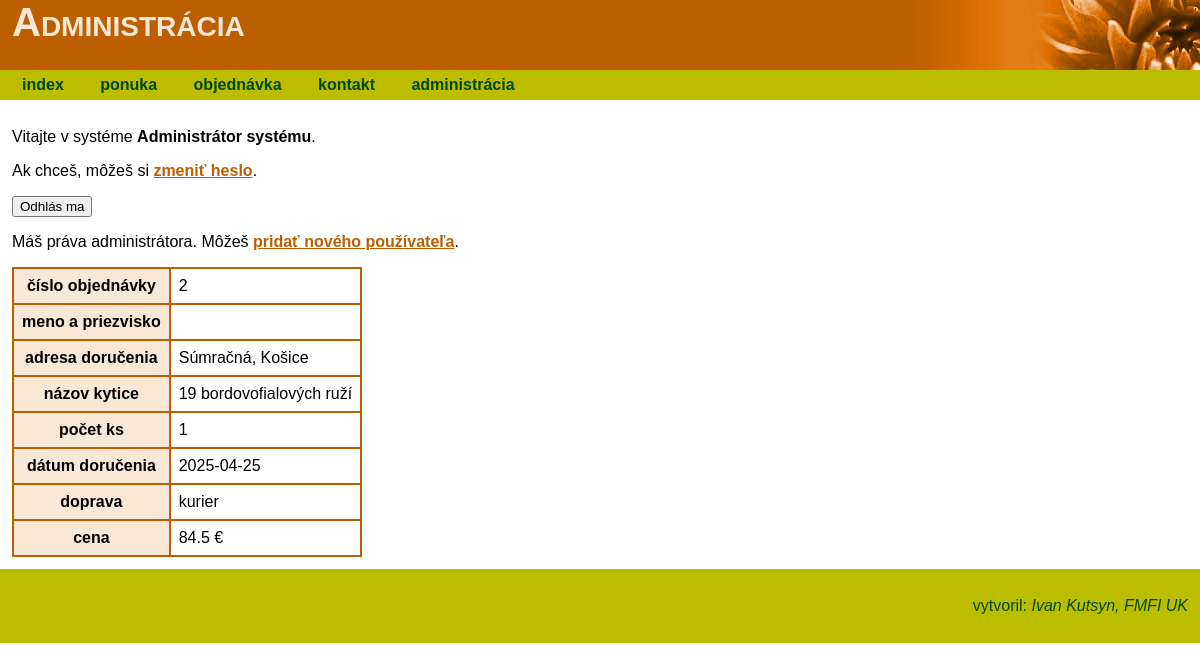
Page /uloha-09-zdroj/administracia.php?kod=2 (signed in) on the committed database.
### tables this page shows
CREATE TABLE `kvety_objednavky` (
  `id` int(11) NOT NULL,
  `uid` smallint(6) NOT NULL,
  `adresa` text NOT NULL,
  `kytica` smallint(6) NOT NULL,
  `pocet` tinyint(4) NOT NULL,
  `doprava` varchar(10) NOT NULL,
  `datum` date NOT NULL,
  `cena_spolu` float NOT NULL
);

CREATE TABLE `kvety_tovar` (
  `kod` smallint(6) NOT NULL,
  `nazov` varchar(100) NOT NULL,
  `popis` text NOT NULL,
  `cena` float NOT NULL,
  `na_sklade` smallint(6) NOT NULL
);

### uloha-09-zdroj/funkcie.php (the view, shortened to what this page needs)
<?php
function hlavicka($nadpis) {
?>
<!DOCTYPE html>
<html lang="sk">
<head>
<link href="styly.css" rel="stylesheet">
</head>
<body>
<header>
<h1><?php echo $nadpis; ?></h1>
</header>
<?php
}
?>
<?php
function vypis_objednavku($mysqli, $id) {
	if (!$mysqli->connect_errno) {
		$id = $mysqli->real_escape_string($id);
		$sql = "SELECT * FROM kvety_objednavky, kvety_tovar WHERE kvety_objednavky.kytica = kvety_tovar.kod AND kvety_objednavky.id='$id'";
		if (($result = $mysqli->query($sql)) && ($row = $result->fetch_assoc()) ) {
			echo '<table>';
			echo "<tr><th>číslo objednávky</th><td>{$row['id']}</td></tr>\n";
			echo "<tr><th>meno a priezvisko</th><td>{$row['meno']}</td></tr>\n";
			echo "<tr><th>adresa doručenia</th><td>{$row['adresa']}</td></tr>\n";
			echo "<tr><th>názov kytice</th><td>{$row['nazov']}</td></tr>\n";
			echo "<tr><th>počet ks</th><td>{$row['pocet']}</td></tr>\n";
			echo "<tr><th>dátum doručenia</th><td>{$row['datum']}</td></tr>\n";
			echo "<tr><th>doprava</th><td>{$row['doprava']}</td></tr>\n";
			echo "<tr><th>cena</th><td>{$row['cena_spolu']} &euro;</td></tr>\n";
			echo '</table>';
		} else {
			echo '<p class="chyba">NEpodarilo sa získať údaje z databázy, resp. objednávka neexistuje</p>' . $mysqli->error ;
		}
	}
}
?>

### uloha-09-zdroj/styly.css (style rules this page uses)
body { margin: 0; font-family: Verdana, Arial, Helvetica, sans-serif; }
header { background-image: url('obrazky/logo.jpg'); background-repeat: no-repeat; background-position: right top; background-color: #BD5E00; height: 70px; }
header h1 { font-size: 2.5em; color: #FAE8D6; font-variant: small-caps; margin: 0; }
header h1 { padding-left: 1%; }
table { border-collapse: collapse; }
th, td { border: 2px solid #BD5E00; padding: 0.5em; }
th { background-color: #FAE8D6; }

### rows in the picture
kvety_objednavky: id "2", adresa "Súmračná, Košice", kvety_tovar.nazov "19 bordovofialových ruží", pocet "1", datum "2025-04-25", doprava "kurier", cena_spolu "84.5"

### other values in the picture
$nadpis "Administrácia"
$_SESSION['user']['meno'] . ' ' . $_SESSION['user']['priezvisko'] "Administrátor systému"
AUTOR "Ivan Kutsyn"
WEB "FMFI UK"
